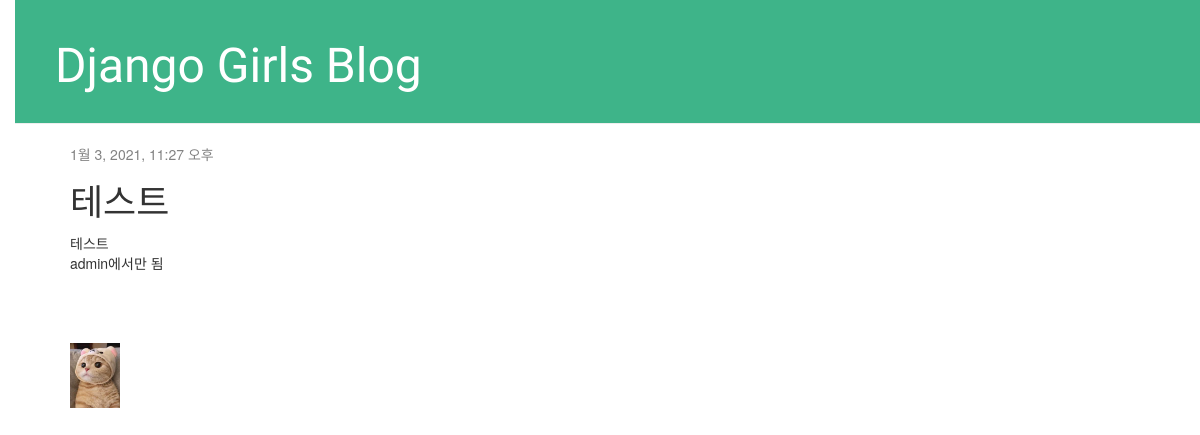
Screenshot of /post/11/ with the database file from the repository.
### blog/models.py (models this page shows, shortened)
class Post(models.Model):
    author = models.ForeignKey(settings.AUTH_USER_MODEL, on_delete=models.CASCADE)
    title = models.CharField(max_length=200)
    text = models.TextField()
    created_date = models.DateTimeField(
            default=timezone.now)
    published_date = models.DateTimeField(
            blank=True, null=True)

class Photo(models.Model):
    post = models.ForeignKey(Post, on_delete=models.CASCADE, null=True)
    image = models.ImageField(upload_to='images/', blank=True, null=True)

### blog/views.py (the view)
# urls.py: path('post/<int:pk>/', views.post_detail, name='post_detail'),
def post_detail(request, pk):
    post = get_object_or_404(Post, pk=pk)
    return render(request, 'blog/post_detail.html', {'post': post})

### blog/templates/blog/post_detail.html (shortened to what this page needs)
{% extends 'blog/base.html' %}
{% block content %}
    <div class="post">
        {% if post.published_date %}
            <div class="date">
                {{ post.published_date }}
            </div>
        {% endif %}
        <h1>{{ post.title }}</h1>
        <p>{{ post.text|linebreaksbr }}</p>
    </div>
{% for photo in post.photo_set.all %}
    <img src="{{photo.image.url}}" width="50"><br>
{% endfor%}
{% endblock %}

### blog/static/css/blog.css (style rules this page uses)
body { padding-left: 15px; }
h1, h2, h3, h4 { font-family: 'Lobster', cursive; }
.date { color: #828282; }
.post { margin-bottom: 70px; }

### rows the page displays
Post: published_date "1월 3, 2021, 11:27 오후", title "테스트", text "테스트 admin에서만 됨"
Photo: image (picture)
